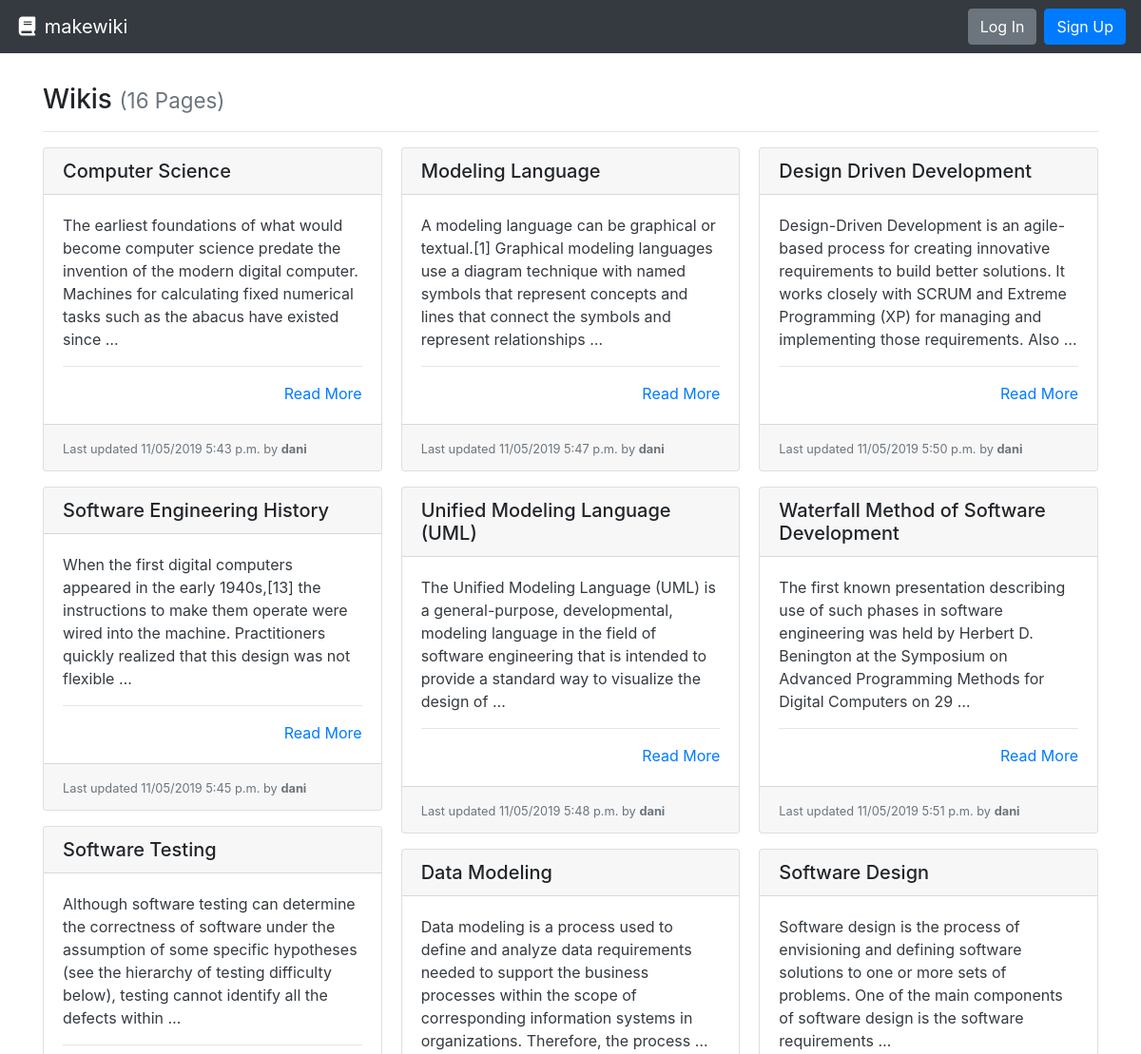
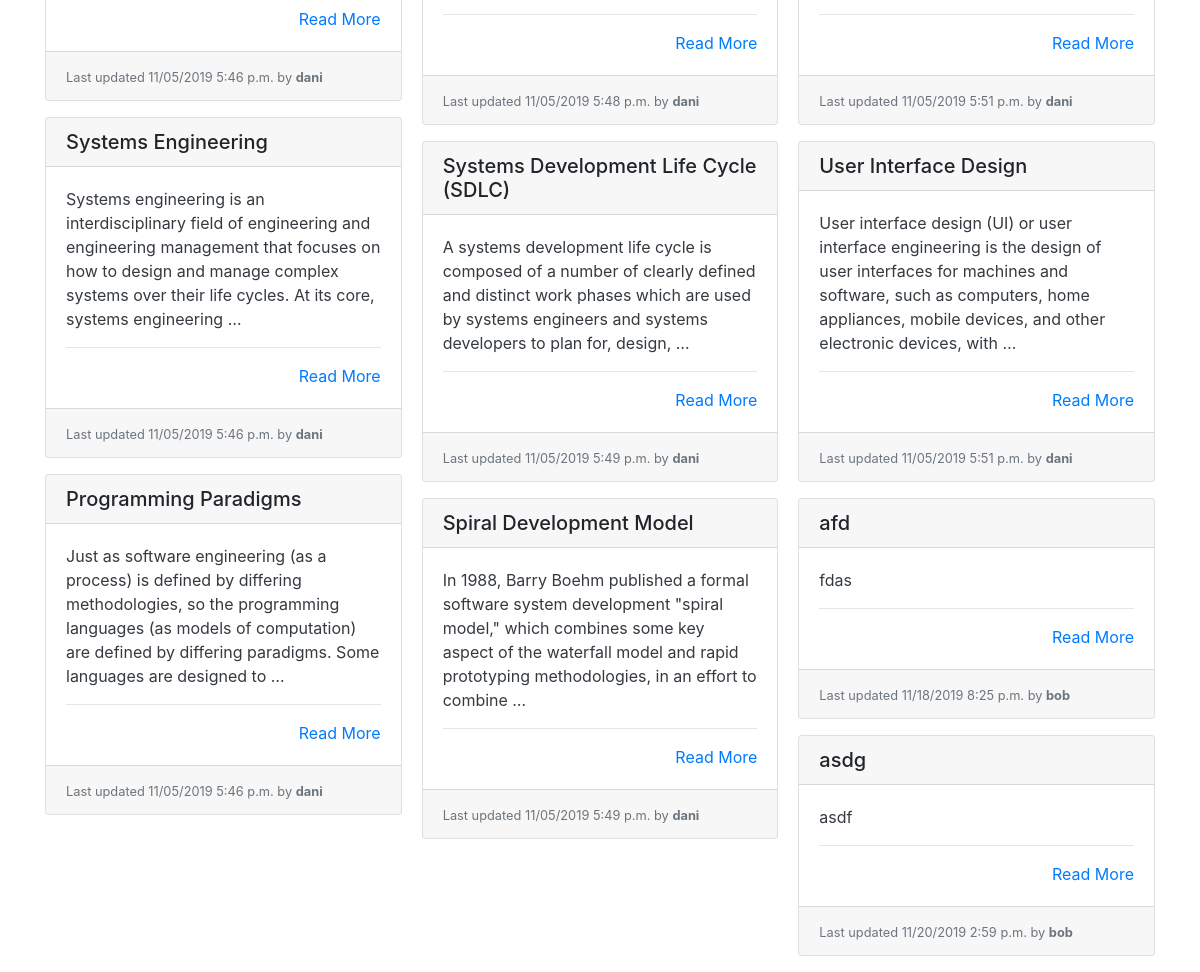
The page / on the database its author committed (2 pictures, top to bottom).
### wiki/models.py (models this page shows, shortened)
class Page(models.Model):
    title = models.CharField(max_length=settings.WIKI_PAGE_TITLE_MAX_LENGTH,
                             unique=True,
                             help_text="Title of your page.")
    author = models.ForeignKey(User,
                               on_delete=models.PROTECT,
                               help_text="The user that posted this article.")
    slug = models.CharField(
        max_length=settings.WIKI_PAGE_TITLE_MAX_LENGTH,
        blank=True,
        editable=False,
        help_text=
        "Unique URL path to access this page. Generated by the system.")
    content = models.TextField(
        help_text="Write the content of your page here.")
    created = models.DateTimeField(
        auto_now_add=True,
        help_text=
        "The date and time this page was created. Automatically generated when the model saves."
    )
    modified = models.DateTimeField(
        auto_now=True,
        help_text=
        "The date and time this page was updated. Automatically generated when the model updates."
    )

### wiki/views.py (the view)
# urls.py: path('', PageListView.as_view(), name='wiki-list-page'),
class PageListView(ListView):
    model = Page
    def get(self, request):
        pages = self.get_queryset().all()
        return render(request, 'list.html', {
            'pages': pages,
            'user': request.user,
        })

### wiki/templates/list.html
{% extends "base.html" %}
{% block content %}
  <h3>Wikis {% if pages %}<small class="text-muted">({{ pages|length }} Page{{ pages|length|pluralize:"s" }})</small>{% endif %}</h3>
  <hr>
  {% if pages %}
    <div class="card-columns">
      {% for page in pages %}
        {% include "partials/card.html" %}
      {% endfor %}
    </div>
  {% else %}
    <div class="alert alert-primary" role="alert">No pages to display.</div>
  {% endif %}
{% endblock %}

### wiki/templates/partials/card.html
<div class="card mb-3">
  <h5 class="card-header ">{{ page.title }}</h5>
  <div class="card-body border-dark">
    <p class="card-text text-dark">
      {{ page.content|truncatewords_html:30 }}
      <hr>
      <div class="text-right"><a href="{% url 'wiki-details-page' page.slug %}" title="Read More">Read More</a></div>
  </div>
  <div class="card-footer">
    <small class="text-muted">Last updated {{ page.modified|date:"SHORT_DATETIME_FORMAT" }} by <b>{{ page.author.username }}</b></small>
  </div>
</div>

### rows shown on the page
Page: title "Computer Science", content "The earliest foundations of what would become computer science predate the invention of the modern digital computer. Machines for calculating fixed numerical tasks such as the abacus have existed since …", modified "11/05/2019 5:43 p.m.", author.username "dani"
Page: title "Software Engineering History", content "When the first digital computers appeared in the early 1940s,[13] the instructions to make them operate were wired into the machine. Practitioners quickly realized that this design was not flexible …", modified "11/05/2019 5:45 p.m.", author.username "dani"
Page: title "Software Testing", content "Although software testing can determine the correctness of software under the assumption of some specific hypotheses (see the hierarchy of testing difficulty below), testing cannot identify all the defects within …", modified "11/05/2019 5:46 p.m.", author.username "dani"
Page: title "Systems Engineering", content "Systems engineering is an interdisciplinary field of engineering and engineering management that focuses on how to design and manage complex systems over their life cycles. At its core, systems engineering …", modified "11/05/2019 5:46 p.m.", author.username "dani"
Page: title "Programming Paradigms", content "Just as software engineering (as a process) is defined by differing methodologies, so the programming languages (as models of computation) are defined by differing paradigms. Some languages are designed to …", modified "11/05/2019 5:46 p.m.", author.username "dani"
Page: title "Modeling Language", content "A modeling language can be graphical or textual.[1] Graphical modeling languages use a diagram technique with named symbols that represent concepts and lines that connect the symbols and represent relationships …", modified "11/05/2019 5:47 p.m.", author.username "dani"
Page: title "Unified Modeling Language (UML)", content "The Unified Modeling Language (UML) is a general-purpose, developmental, modeling language in the field of software engineering that is intended to provide a standard way to visualize the design of …", modified "11/05/2019 5:48 p.m.", author.username "dani"
Page: title "Data Modeling", content "Data modeling is a process used to define and analyze data requirements needed to support the business processes within the scope of corresponding information systems in organizations. Therefore, the process …", modified "11/05/2019 5:48 p.m.", author.username "dani"
Page: title "Systems Development Life Cycle (SDLC)", content "A systems development life cycle is composed of a number of clearly defined and distinct work phases which are used by systems engineers and systems developers to plan for, design, …", modified "11/05/2019 5:49 p.m.", author.username "dani"
Page: title "Spiral Development Model", content "In 1988, Barry Boehm published a formal software system development \"spiral model,\" which combines some key aspect of the waterfall model and rapid prototyping methodologies, in an effort to combine …", modified "11/05/2019 5:49 p.m.", author.username "dani"
Page: title "Design Driven Development", content "Design-Driven Development is an agile-based process for creating innovative requirements to build better solutions. It works closely with SCRUM and Extreme Programming (XP) for managing and implementing those requirements. Also …", modified "11/05/2019 5:50 p.m.", author.username "dani"
Page: title "Waterfall Method of Software Development", content "The first known presentation describing use of such phases in software engineering was held by Herbert D. Benington at the Symposium on Advanced Programming Methods for Digital Computers on 29 …", modified "11/05/2019 5:51 p.m.", author.username "dani"
Page: title "Software Design", content "Software design is the process of envisioning and defining software solutions to one or more sets of problems. One of the main components of software design is the software requirements …", modified "11/05/2019 5:51 p.m.", author.username "dani"
Page: title "User Interface Design", content "User interface design (UI) or user interface engineering is the design of user interfaces for machines and software, such as computers, home appliances, mobile devices, and other electronic devices, with …", modified "11/05/2019 5:51 p.m.", author.username "dani"
Page: title "afd", content "fdas", modified "11/18/2019 8:25 p.m.", author.username "bob"
Page: title "asdg", content "asdf", modified "11/20/2019 2:59 p.m.", author.username "bob"

### other values the page prints
{{ pages|length }} "16"
